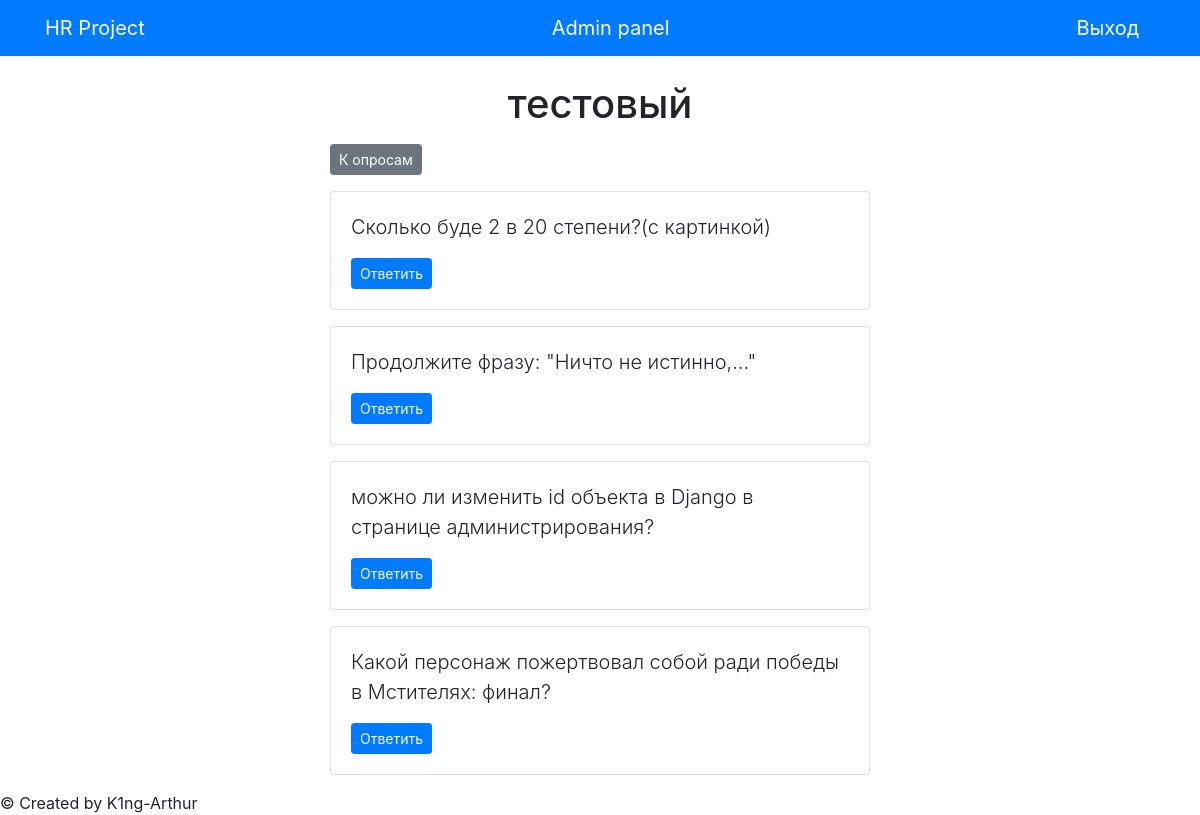
Screenshot of /polls/questionnaires/questions_in_questionnaire/1 (signed in) with the database file from the repository.
### polls/models.py (models this page shows, shortened)
class Questionnaire(models.Model):
	questionnaire_text = models.CharField('Название', max_length=200, null=True)
	pub_date = models.DateTimeField('Дата публикации', default=timezone.now)
	start_date = models.DateTimeField('Начало теста', auto_now=False, default= timezone.now)
	class Meta:
		verbose_name = 'Опрос'
		verbose_name_plural = 'Опросы'

class QuestionInQuestionnaire(models.Model):
	question = models.ForeignKey(Question, on_delete=models.CASCADE, related_name='question', null=True, verbose_name='Вопрос')
	questionnaire = models.ForeignKey(Questionnaire, on_delete=models.CASCADE, related_name='questionnaire', verbose_name='Опрос')
	class Meta:
		verbose_name = 'Вопрос в опросе'
		verbose_name_plural = 'Вопросы в опросе'

class Question(models.Model):
	RADIO = 'RADIO'
	CHECKBOX = 'CHECKBOX'
	TYPE_OF_CHOICES = [
		(RADIO, 'Радиокнопка'),
		(CHECKBOX, 'Чекбокс'),
	]
	question_text = models.CharField('Текст вопроса', max_length=200, null=True, blank=True)
	img = models.ImageField('Изображение', blank=True, upload_to='')
	type_of = models.CharField('Выбор варианта', max_length=8, null=True, choices=TYPE_OF_CHOICES, default=RADIO)
	pub_date = models.DateTimeField('Дата публикации', default=timezone.now)
	start_date = models.DateTimeField('Начало теста', auto_now=False, default= timezone.now)
	class Meta:
		verbose_name = 'Вопрос'
		verbose_name_plural = 'Вопросы'

### polls/views.py (the view)
# urls.py: path('questionnaires/questions_in_questionnaire/<int:questionnaire_id>', views.questioninquestionnaire, name='questions_in_questionnaire'),
def questioninquestionnaire(request, questionnaire_id):
	questionnaires = get_object_or_404(Questionnaire, pk=questionnaire_id)
	questions_in_questionnaire = QuestionInQuestionnaire.objects.filter(questionnaire__id=questionnaires.id)
	context = {
		'questionnaires': questionnaires,
		'questions_in_questionnaire': questions_in_questionnaire,
	}
	return render(request, 'polls/questions_in_questionnaire.html', context)

### templates/polls/questions_in_questionnaire.html (shortened to what this page needs)
{% extends 'base.html' %}
{% block content %}
	{% if user.is_authenticated %}
		<h1 class="text-center mb-3">{{ questionnaires.questionnaire_text }}</h1>
		<a class="btn btn-secondary btn-sm mb-3" href="{% url 'polls:questionnaires_list' %}">К опросам</a>
		{% if questions_in_questionnaire %}
			{% for question in questions_in_questionnaire %}
				<div class="card mb-3">
					<div class="card-body">
						<p class="lead">{{ question.question.question_text }}</p>
						<a href="{% url 'polls:detail' question.id %}" class="btn btn-primary btn-sm">Ответить</a>
					</div>
				</div>
			{% endfor %}
		{% else %}
			<p>No polls available</p>
		{% endif %}
	{% else %}
   		<li>Для просмотра этой страницы войдите в ккаунт </li>
   		<li><a href="{% url 'login'%}?next={{request.path}}">Login</a></li>
	{% endif %}
{% endblock %}

### rows the page displays
Questionnaire: questionnaire_text "тестовый"
QuestionInQuestionnaire: question.question_text "Сколько буде 2 в 20 степени?(с картинкой)"
QuestionInQuestionnaire: question.question_text "Продолжите фразу: \"Ничто не истинно,...\""
QuestionInQuestionnaire: question.question_text "можно ли изменить id объекта в Django в странице администрирования?"
QuestionInQuestionnaire: question.question_text "Какой персонаж пожертвовал собой ради победы в Мстителях: финал?"
